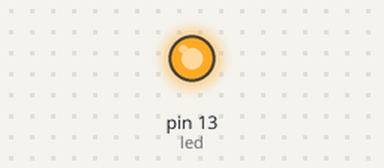
Recording of a sketch running on a simulated Arduino Uno, built with avr-gcc and run on an emulated ATmega328P. Shown: output pins drawn as LEDs (lit = HIGH).

Above: at 0.5 s.
At 6.0 s:
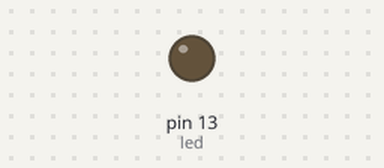
Timing chart, 0 to 14.3 s (numbered marks = the images above):
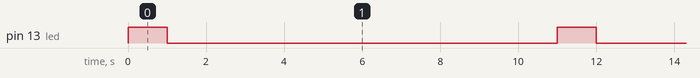

Measured:
- by itself, pin 13 (led): alternates HIGH for 1.0 s and LOW for 10.0 s

The sketch:

test.ino
```cpp
int led = 13; // 13번 슬롯

void setup() {
  pinMode(led, OUTPUT); // 출력 전용
}

void loop() { // 반복
  digitalWrite(led, HIGH); // 1. ON
  delay(1000); // 1초
  digitalWrite(led, LOW); // 0. OFF
  delay(10000);
}
```
